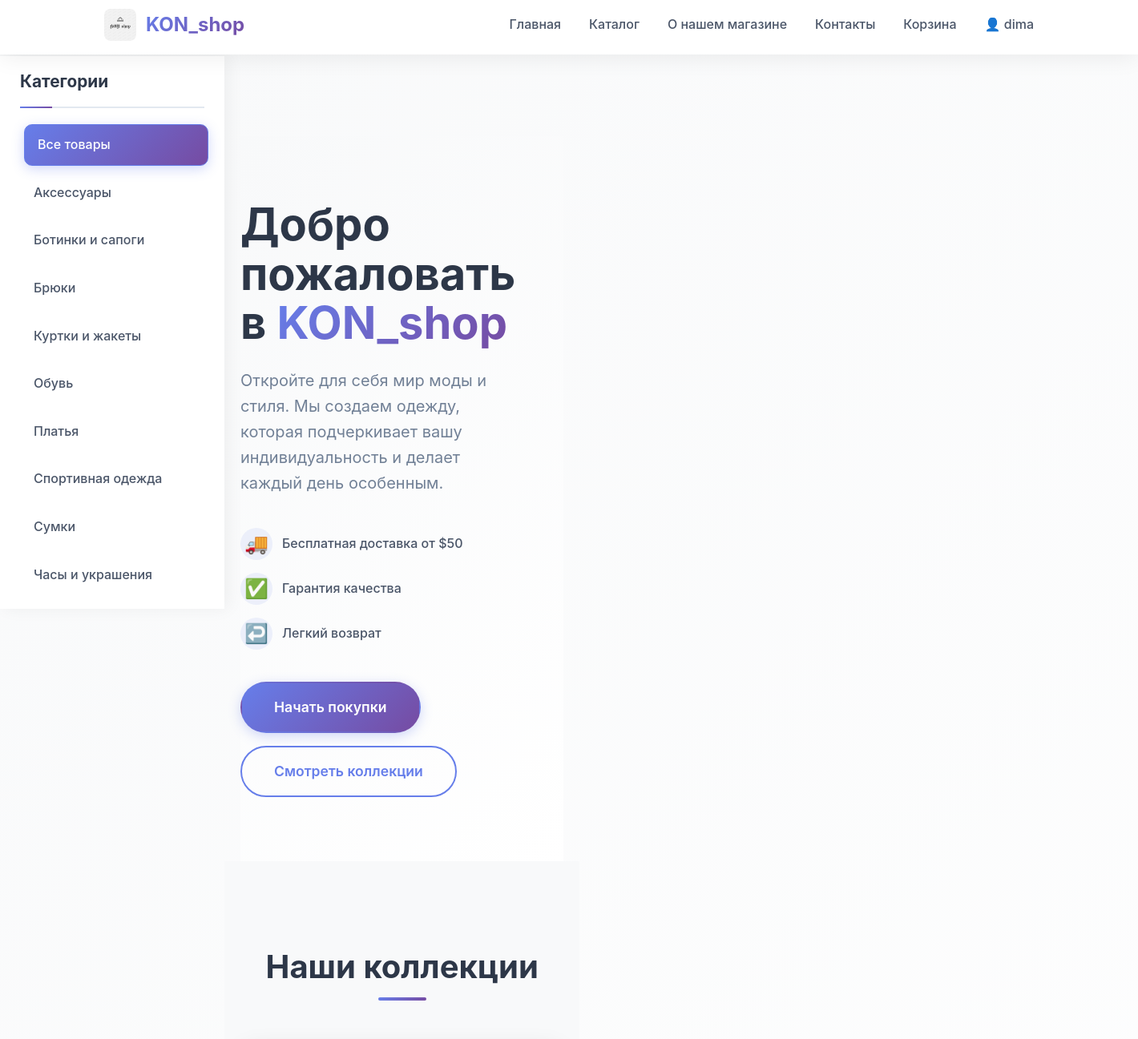
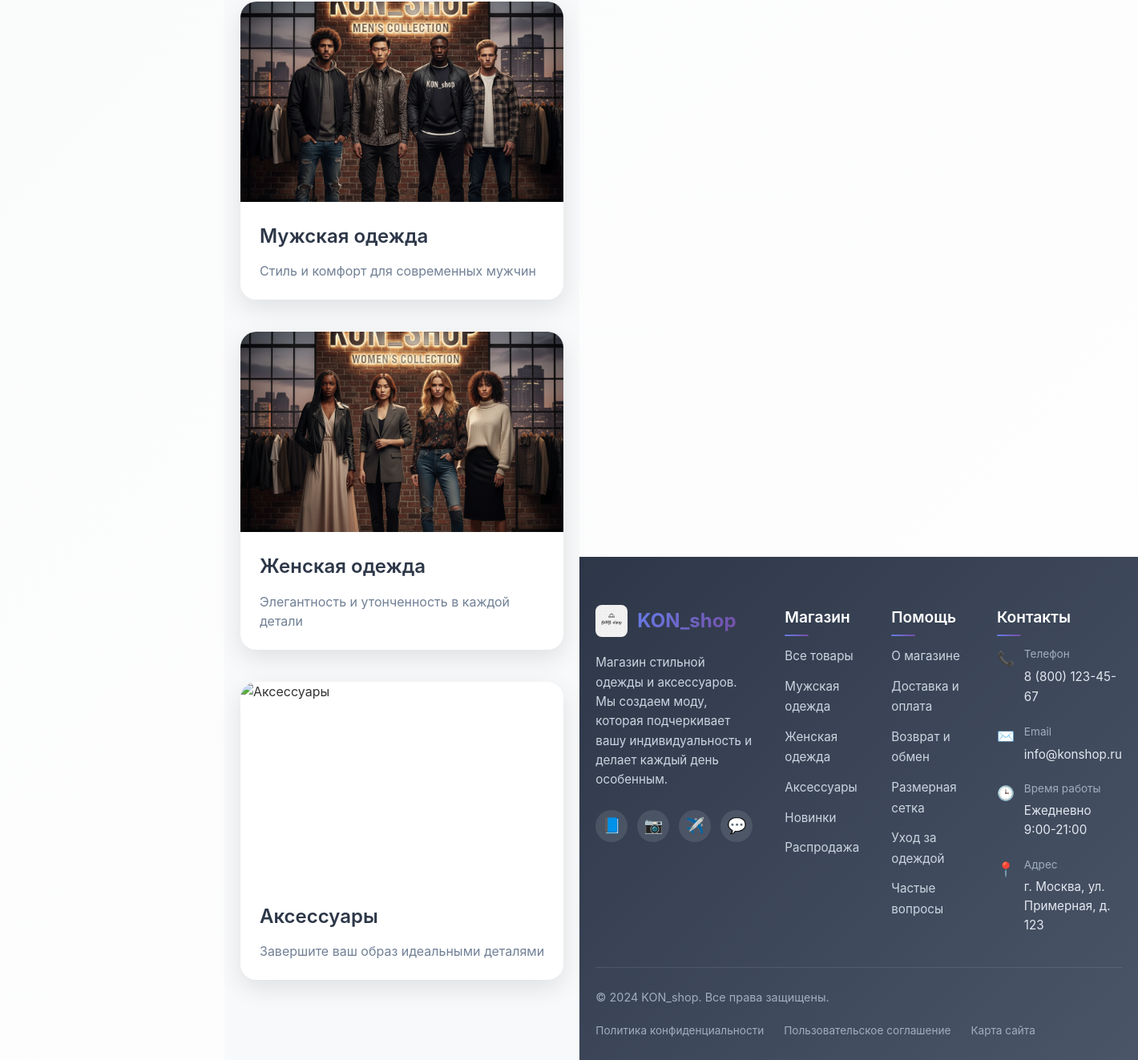
The app's page / (signed in) with its own data (2 pictures, top to bottom).
### shop/models.py (models this page shows, shortened)
class Category(models.Model):
    name = models.CharField(
        max_length=100,
        verbose_name='Название категории'
    )
    slug = models.SlugField(
        max_length=100,
        unique=True,
        verbose_name='URL'
    )
    description = models.TextField(
        blank=True,
        verbose_name='Описание'
    )
    is_active = models.BooleanField(
        default=True,
        verbose_name='Активна'
    )
    created_at = models.DateTimeField(
        default=timezone.now,
        verbose_name='Создана'
    )
    class Meta:
        verbose_name = 'Категория'
        verbose_name_plural = 'Категории'
        ordering = ['name']

### shop/views.py (the view)
# urls.py: 2. Add a URL to urlpatterns:  path('', views.home, name='home')
def home(request):
    return render(request,"home.html")

### shop/context_processors.py (called while the page is built)
def categories(request):
    return {
        'categories': Category.objects.filter(is_active=True)
    }

### shop/templates/home.html (shortened to what this page needs)
{% load static %}
<!DOCTYPE html>
<html lang="ru">
<head>
    <link rel="stylesheet" href="{% static 'css/styleshome.css' %}">
    <link rel="stylesheet" href="{% static 'css/stylesfooter.css' %}">
</head>
<body>
    {% include "header.html" %}
    <div class="container">
        <aside class="sidebar">
            <div class="categories">
                <h3>Категории</h3>
                <ul>
                    <li>
                        <a href="{% url 'item_list' %}"
                           {% if not category %}class="active"{% endif %}>
                            Все товары
                        </a>
                    </li>
                    {% for cat in categories %}
                    <li>
                        <a href="{% url 'category_detail' cat.slug %}"
                           {% if category and category.slug == cat.slug %}class="active"{% endif %}>
                            {{ cat.name }}
                        </a>
                    </li>
                    {% endfor %}
                </ul>
            </div>
        </aside>
    <div class="cont">
        <main class="hero-section">
            <div class="hero-content">
                <h1 class="hero-title">Добро пожаловать в <span class="brand">KON_shop</span></h1>
                <p class="hero-subtitle">Откройте для себя мир моды и стиля. Мы создаем одежду, которая подчеркивает вашу индивидуальность и делает каждый день особенным.</p>
                <div class="hero-features">
                    <div class="feature">
                        <span class="feature-icon">🚚</span>
                        <span class="feature-text">Бесплатная доставка от $50</span>
                    </div>
                    <div class="feature">
                        <span class="feature-icon">✅</span>
                        <span class="feature-text">Гарантия качества</span>
                    </div>
                    <div class="feature">
                        <span class="feature-icon">↩️</span>
                        <span class="feature-text">Легкий возврат</span>
                    </div>
                </div>
                <div class="hero-actions">
                    <a href="{% url 'item_list' %}" class="btn btn-large btn-primary">
                        Начать покупки
                    </a>
                    <a href="#collections" class="btn btn-large btn-secondary">
                        Смотреть коллекции
                    </a>
                </div>
            </div>
        </main>
        <section id="collections" class="collections-section">
            <h2 class="section-title">Наши коллекции</h2>
            <div class="collections-grid">
                <div class="collection-card">
                    <div class="collection-image">
                        <img src="{% static 'images/Men.png' %}" alt="Мужская коллекция" loading="lazy">
                    </div>
                    <h3>Мужская одежда</h3>
                    <p>Стиль и комфорт для современных мужчин</p>
                </div>
                <div class="collection-card">
                    <div class="collection-image">
                        <img src="{% static 'images/women.png' %}" alt="Женская коллекция" loading="lazy">
                    </div>
                    <h3>Женская одежда</h3>
                    <p>Элегантность и утонченность в каждой детали</p>
                </div>
                <div class="collection-card">
                    <div class="collection-image">
                        <img src="{% static 'images/accessories-collection.jpg' %}" alt="Аксессуары" loading="lazy">
                    </div>
                    <h3>Аксессуары</h3>
                    <p>Завершите ваш образ идеальными деталями</p>
                </div>
            </div>
        </section>
    </div>
    {% include "footer.html" %}
</body>
</html>

### shop/templates/header.html (shortened to what this page needs)
{% load static %}
<link rel="stylesheet" href="{% static 'css/stylesheader.css' %}">
<header class="header">
    <div class="cont">
        <div class="logo">
            <img src="{% static 'images/logoH.png' %}" alt="logo">
            <h2> KON_shop </h2>
        </div>
        <nav class="nav">
            <ul>
                <li><a href="{% url 'home' %}">Главная</a></li>
                <li><a href="{% url 'item_list' %}">Каталог</a></li>
                <li><a href="{% url 'info' %}">О нашем магазине</a></li>
                <li><a href="#">Контакты</a></li>
                {% if user.is_authenticated %}
                <li><a href="{% url 'cart_view' %}">Корзина</a></li>
                <li class="user-menu">
                    <a href="#" class="user-link">
                        👤 {{ user.username }}
                    </a>
                </li>
                {% else %}
                <li><a href="{% url 'login' %}" class="login-btn">Войти</a></li>
                <li><a href="{% url 'register' %}" class="register-btn">Регистрация</a></li>
                {% endif %}
            </ul>
        </nav>
    </div>
</header>

### shop/static/css/stylesfooter.css (style rules this page uses)
body { display: flex; flex-direction: column; min-height: 100vh; }
main { flex: 1; }

### shop/static/css/stylesheader.css (style rules this page uses)
.header { background: rgba(255, 255, 255, 0.95); backdrop-filter: blur(20px); border-bottom: 1px solid rgba(255, 255, 255, 0.2); box-shadow: 0 2px 30px rgba(0, 0, 0, 0.08); position: fixed; width: 100%; top: 0; z-index: 1000; transition: all 0.3s ease; }
.header .cont { display: flex; justify-content: space-between; align-items: center; padding: 15px 20px; max-width: 1200px; margin: 0 auto; }
.logo { display: flex; align-items: center; gap: 12px; text-decoration: none; transition: transform 0.3s ease; }
.logo img { width: 40px; height: 40px; object-fit: contain; border-radius: 8px; }
.logo h2 { font-size: 1.5rem; font-weight: 700; background: linear-gradient(135deg, #667eea 0%, #764ba2 100%); -webkit-background-clip: text; -webkit-text-fill-color: transparent; background-clip: text; margin: 0; }
.nav ul { display: flex; list-style: none; gap: 35px; margin: 0; padding: 0; align-items: center; }
.nav a { text-decoration: none; color: #4a5568; font-weight: 500; font-size: 1rem; padding: 8px 0; position: relative; transition: all 0.3s ease; }
.nav a::after { content: ''; position: absolute; bottom: 0; left: 0; width: 0; height: 2px; background: linear-gradient(135deg, #667eea 0%, #764ba2 100%); transition: width 0.3s ease; }
html { scroll-behavior: smooth; }
body { padding-top: 80px; }
.user-menu { position: relative; }
.user-link { display: flex; align-items: center; gap: 8px; }

### records on screen
Category: name "Аксессуары"
Category: name "Ботинки и сапоги"
Category: name "Брюки"
Category: name "Куртки и жакеты"
Category: name "Обувь"
Category: name "Платья"
Category: name "Спортивная одежда"
Category: name "Сумки"
Category: name "Часы и украшения"

### other values on screen
{{ user.username }} "dima"
